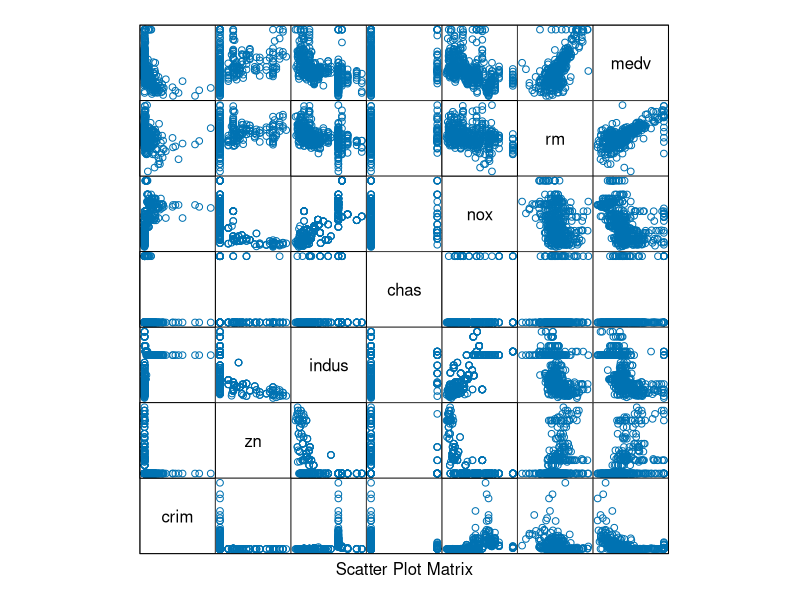
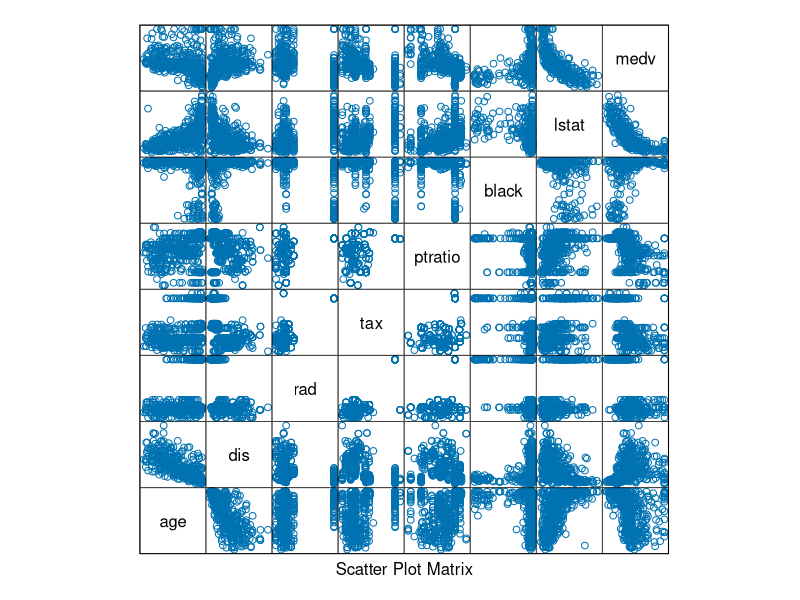
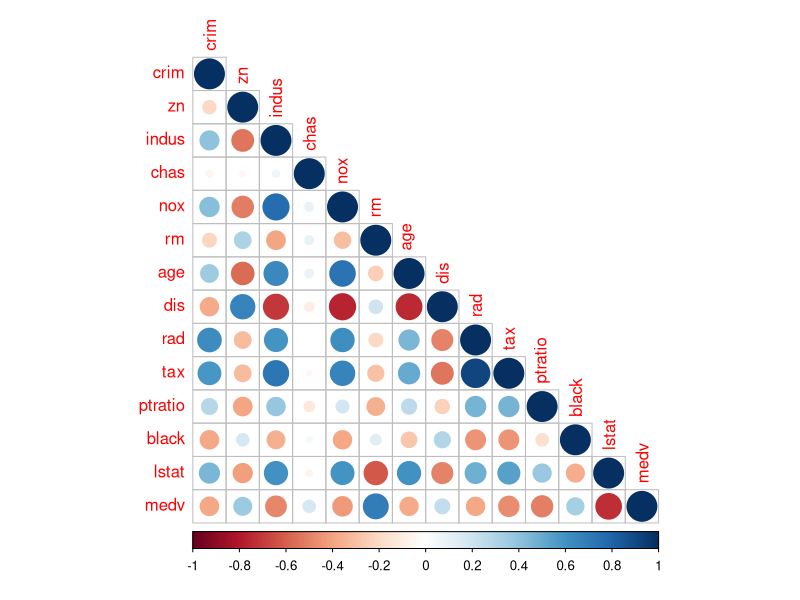
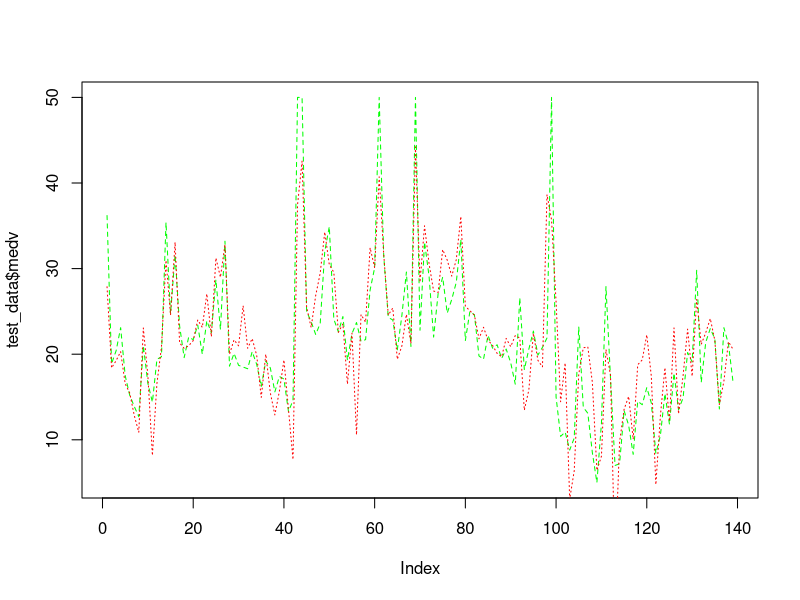

Write the R code that produced these figures, in order.
#--------------------------------------------------------------------------------------------------------------------------------------#
#--------------------------------------------------------------------------------------------------------------------------------------#
#--------------------------------------------------------------------------------------------------------------------------------------#
#                                                      "*THE BOSTON DATASET*"
#--------------------------------------------------------------------------------------------------------------------------------------#
#--------------------------------------------------------------------------------------------------------------------------------------#
#--------------------------------------------------------------------------------------------------------------------------------------#
# In this section I am going to use the inbuilt housing data of Boston to learn Linear Regression analysis.
#--------------------------------------------------------------------------------------------------------------------------------------#
# 1. DATA ACQUISITION
#--------------------
  library("MASS")
  data(Boston)
  View(Boston)
  str(Boston)
  dim(Boston)
  ?Boston
  
  library("psych")
  describe(Boston)
#--------------------------------------------------------------------------------------------------------------------------------------#
# 2. DIVIDING DATASET
#--------------------
  set.seed(1)
  library(caTools) # sample.split function is present in this package
  
  split_data <- sample.split(Boston$medv, SplitRatio = 0.7)
  # We divide the data in the ratio 0.7
  split_data
  
  training_data <- subset(Boston, split_data == "TRUE")
  test_data <- subset(Boston, split_data == "FALSE")
  # Here the dataset is divided into training:test as 7:3
#--------------------------------------------------------------------------------------------------------------------------------------#
# 3. EXPLORATORY ANALYSIS
#------------------------
  library(lattice)
  jpeg('scatterplot1.jpg') # To save plot in a jpeg format
  splom(~Boston[c(1:6, 14)], groups = NULL, data = Boston, axis.line.tck = 0,
        axis.text.alpha = 0)
  dev.off() # It is required to turn off the graphics device
  jpeg('scatterplot2.jpg')
  splom(~Boston[c(7:14)], groups = NULL, data = Boston,axis.line.tck = 0,
        axis.text.alpha = 0)
  dev.off()
  # Checking for "CORRELATION" among data
  # Correlation is an important factor to check the dependencies among themselves
  # Correlation analysis gives us an insight for mutual relationship among variables
  cr <- cor(Boston)
  cr # This will give us the correlation coefficients
  # To visualise this corrplot library is required
  library("corrplot")
  jpeg('corrplot.jpg')
  corrplot(cr, type = "lower")
  dev.off()
  
  # Checking for "MULTICOLLINEARITY"
  # Multicollinearity exists when two or more predictors are highly correlated among themselves
  library("car")
  model <- lm(medv~., data = training_data)
  vif(model) # vif = Variance Inflation Factor
  # vif measure the increase in the variance (the square of the estimate's standard deviation) of an estimated regression coefficient
  # due to multicollinearity.
  # A vif of 1 indicates that there is no correlation among variables.
  # A high vif indicates high multicollinearity.
  
  # The equation for the best fit line
  summary(model) # p-value for "indus" is the highest
  # This means that in presence of other predictors, "indus" is highly correlated.
  # P-value tests the NULL hypothesis that coefficient is equal to zero.
  # A high P-value denotes coefficient is really zero.
#--------------------------------------------------------------------------------------------------------------------------------------#
# 4. IMPLEMENT & OPTIMISE MODEL
#------------------------------
  # In the next model, we will remove the predictor "indus".
  model <- lm(medv ~ crim + zn  + chas + nox + rm + age + dis + rad + tax + ptratio
              + black + lstat, data = training_data)
  summary(model) # "age" has a very high P-value.
  
  model <- lm(medv ~ crim + zn + chas + nox + rm + dis + rad + tax + ptratio +
                black + lstat, data = training_data)
  summary(model) # Every predictor now in the model is signiicant.
  
  # NON LINEAR TERMS & INTERACTIONS
  # lstat & age
  interaction_model1 <- lm(medv ~ lstat*age, data = training_data)
  summary(interaction_model1)
  # Results indicate that effect of age alone is insignificant (p-value = 0.996) whereas the interaction between "lstat" and "age" is 
  # significant (p-value = 0.0579).
#--------------------------------------------------------------------------------------------------------------------------------------#
# 5. MODEL VALIDATION
#--------------------
  prediction <- predict(model, test_data)
  prediction
  
  # To compare the values - predicted and actual, we need to plot a graph.
  jpeg("PredictionPlot.jpg")
  plot(test_data$medv, type = "l", lty = 2.0, col = "green")
  lines(prediction, type = "l", lty = 3.0, col = "red")
  dev.off()
#--------------------------------------------------------------------------------------------------------------------------------------#
#--------------------------------------------------------------------------------------------------------------------------------------# 
